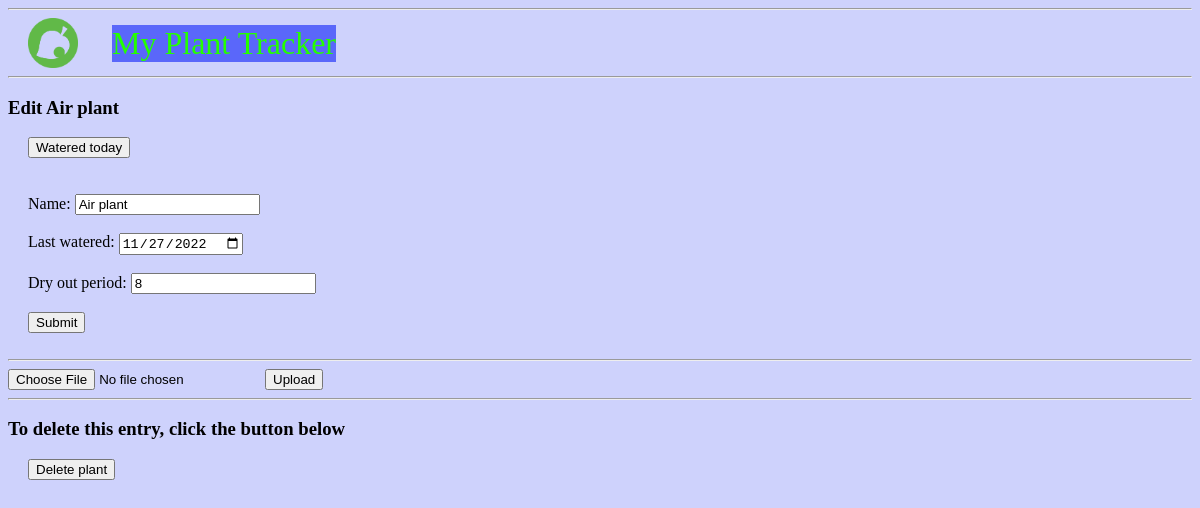
The app's page /Air plant/edit/ with its own data.
### tables this page shows
CREATE TABLE plants (
	id INTEGER PRIMARY KEY AUTOINCREMENT,
	name TEXT NOT NULL,
	lastWatered DATE NOT NULL,
	dryOut INTEGER NOT NULL
, remaining TINYINT);

### plantFlask.py (the view, shortened to what this page needs)
@app.route('/<string:plantName>/edit/', methods=('GET', 'POST'))
def edit(plantName):
	plant = get_plant(plantName)
	print(plant)
	return render_template('edit.html', plant=plant)

### plantFlask.py (called while the page is built)
def get_db_connection():
	conn = sqlite3.connect('database.db')
	conn.row_factory = sqlite3.Row
	return conn

def get_plant(plantName):
	conn = get_db_connection()
	plant = conn.execute('SELECT * FROM plants WHERE name = ?', (plantName,)).fetchone()
	conn.close()
	return plant

### templates/edit.html
{% extends 'base.html' %}
{% block content %}
	<h3>Edit {{ plant['name'] }}</h3>
        <form action="{{ url_for('wateredToday', plantName=plant['name']) }}" method="POST", class="edit">
                <input type="submit" value="Watered today"
                        onclick="return confirm('Watered today?')">
	</form>
	<br>
	<form method="post", class="edit">
		<br>
		<label for="name">Name: </label>
		<input type="text" name="name"
			value="{{ request.form['name'] or plant['name'] }}"></input>
		<br>
		<br>
		<label for="lastWatered">Last watered: </label>
		<input type="date" name="lastWatered"
			value="{{ request.form['lastWatered'] or plant['lastWatered'] }}"></input>
		<br>
		<br>
		<label for="dryOut">Dry out period: </label>
		<input type="text" name="dryOut"
			value="{{ request.form['dryOut'] or plant['dryOut'] }}"></input>
		<br>
		<br>
		<button type="submit">Submit</button>
	</form>
	<br>
	<hr>
	<form method=post enctype=multipart/form-data>
		<input type=file name=file>
		<input type=submit value=Upload>
	</form>
	<hr>
	<h3>To delete this entry, click the button below</h3>
	<form action="{{ url_for('delete', plantName=plant['name']) }}" method="POST", class="edit">
		<input type="submit" value="Delete plant"
			onclick="return confirm('Are you sure you want to delete this plant?')">
	</form>
{% endblock %}

### static/styles.css (style rules this page uses)
body.body { background-color: #CED2FC; }
form.edit { margin-left: 20px; }

### records on screen
plants: name "Air plant", lastWatered "11/27/2022", dryOut "8"
